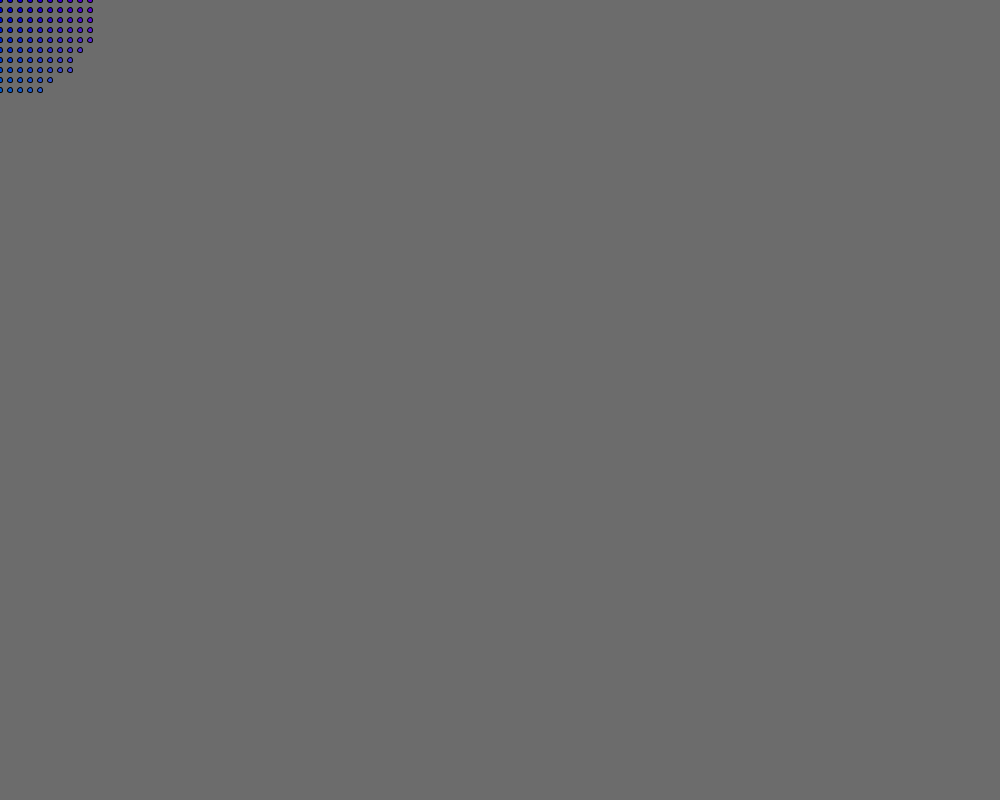
Frame 1 (no input)
Frame 60 (the mouse pressed at the canvas centre just before this capture): identical to frame 1, image omitted
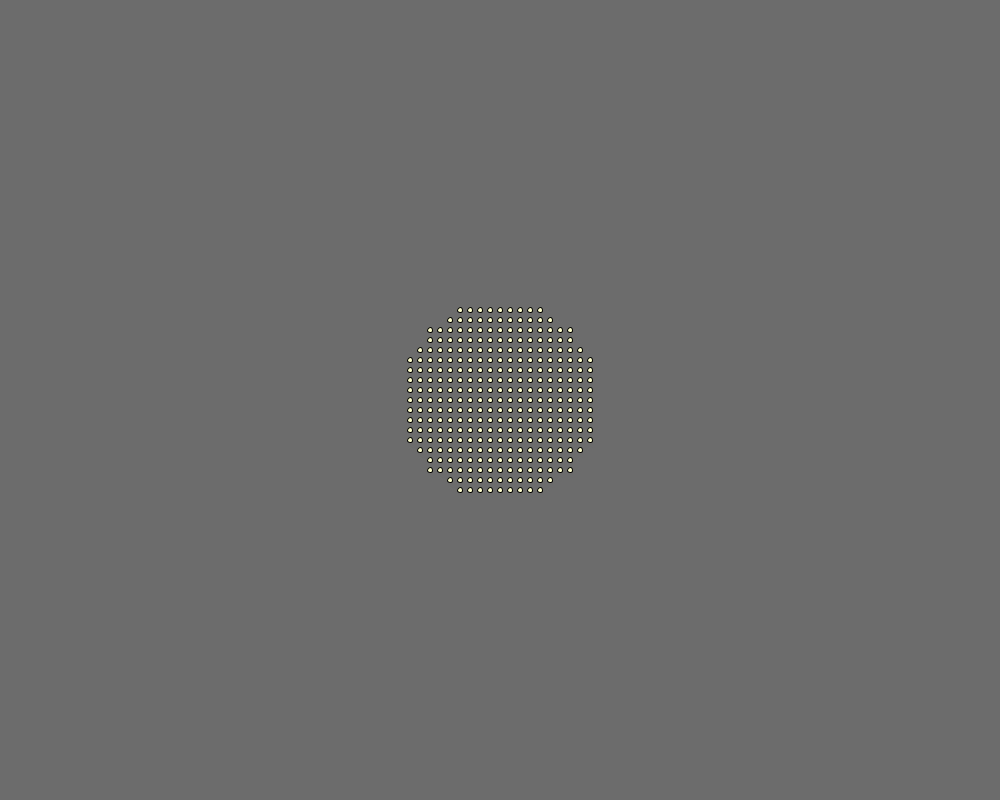
Frame 120 (the mouse held since frame 60 and released just before this capture)

The Processing sketch that drew these frames (run headless with seeded random() and noise(); from frame 60 on, the mouse is pressed at the canvas centre):

// Processing sketch: processing_159128
// ── processing_159128.pde

void setup() {
size(1000, 800);
}
void draw() {
  background(108);
  for (int x = 0; x<1000; x=x+10) {
for (int y = 0; y<800; y=y+10) {
 fill(x,y,204);
  float distancia =dist(mouseX,mouseY,x,y);
   if(distancia<100){
     ellipse(x, y, 5, 5);
  }
  }
}
}
